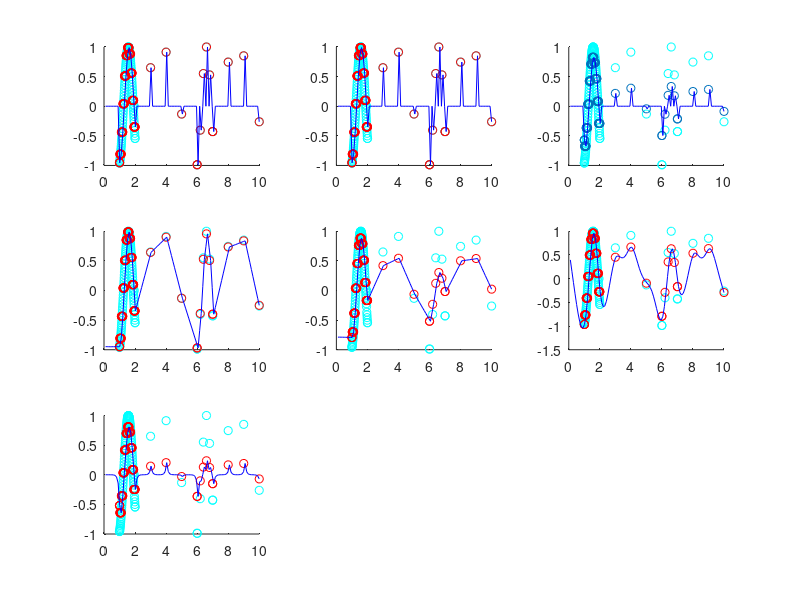

Reproduce this figure in MATLAB.
x=[1:10,1:.01:2, 6:.2:7];
y=sin(x.*5);
y(106)=0;



ll=linspace(0,10,100); % bins

X=ones(size(x))';

for i=1:numel(ll)-1
   X=[X,(x>ll(i) & x<=ll(i+1))'];
end;

X=X(:,2:end); % better get rid of offset term

figure(1); clf; hold on;

subplot(331); hold on;
plot(x,y,'co');
b=regress(y',X);
plot(x,X*b,'ro');
plot(ll(2:end),b,'b')


b0=zeros(1,size(X,2));

subplot(332); hold on;
plot(x,y,'co');
% least sq again, but now lets just minimize the dumb way
b=fminunc(@(b) norm((b*X')-y)^2,b0);
plot(x,X*b','ro');
plot(ll(2:end),b,'b')

subplot(333); hold on;
plot(x,y,'co');
% now with L2 penalty on b
b=fminunc(@(b) norm((b*X')-y)^2 + 2*norm(b)^2,b0);
plot(x,X*b','o');
plot(ll(2:end),b,'b')

subplot(334); hold on;
plot(x,y,'co');
% and L2 penalty on paired differences
b=fminunc(@(b) norm((b*X')-y)^2 + .1*norm(diff(b))^2,b0);
plot(x,X*b','ro');
plot(ll(2:end),b,'b')


subplot(335); hold on;
plot(x,y,'co');
% and L2 penalty on paired differences, higher weight
b=fminunc(@(b) norm((b*X')-y)^2 + 5*norm(diff(b))^2,b0);
plot(x,X*b','ro');
plot(ll(2:end),b,'b')


subplot(336); hold on;
plot(x,y,'co');
% and L2 penalty on paired differences, 2nd order
b=fminunc(@(b) norm((b*X')-y)^2 + 5*norm(diff(diff(b)))^2,b0);
plot(x,X*b','ro');
plot(ll(2:end),b,'b')


subplot(337); hold on;
plot(x,y,'co');
% and L2 penalty on paired differences, plus weigth term
b=fminunc(@(b) norm((b*X')-y)^2 + 1*norm(diff(b))^2 + 2*norm(b)^2 ,b0);
plot(x,X*b','ro');
plot(ll(2:end),b,'b')